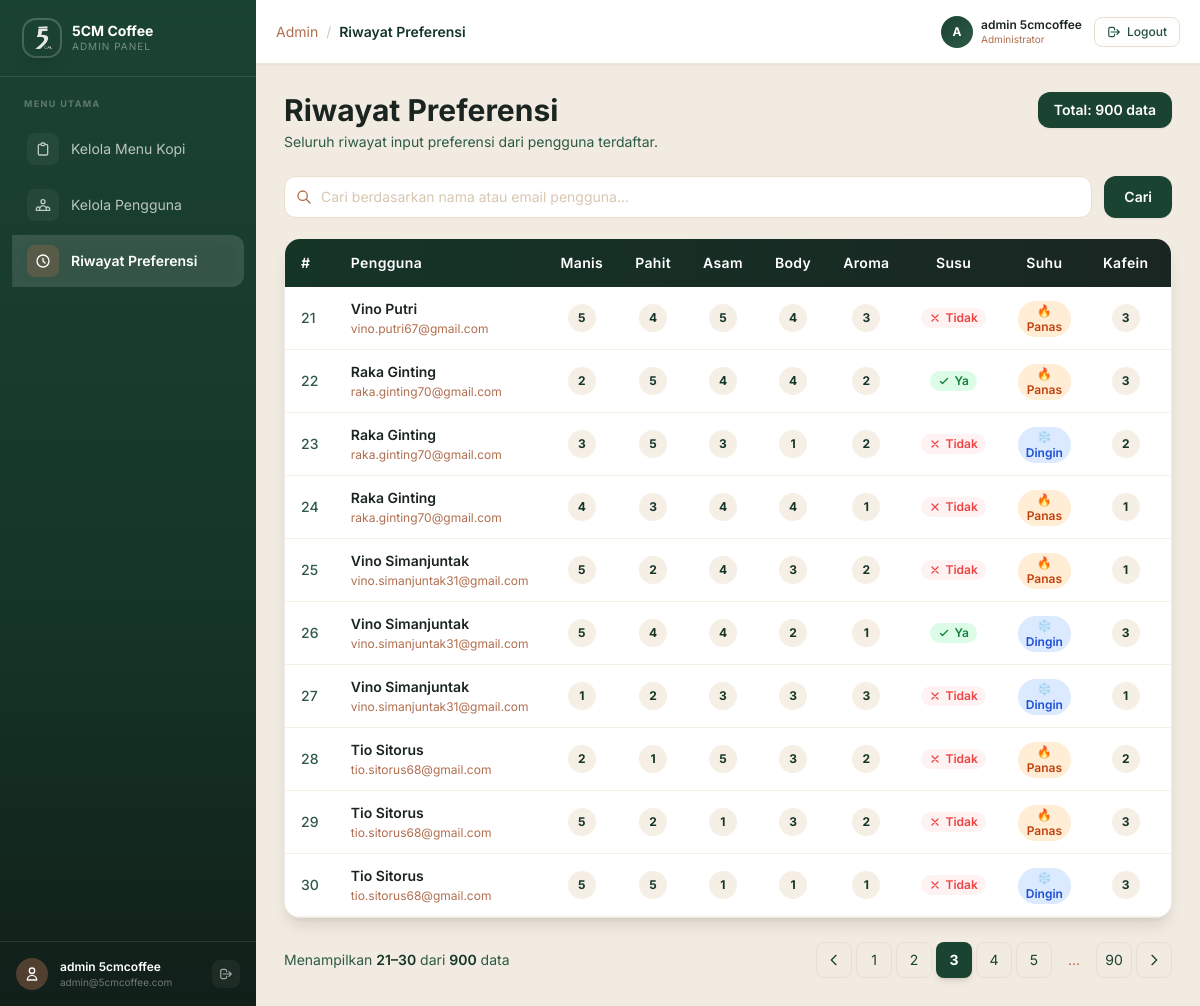
Page /admin-preferensi/?page=3 (signed in) on the earlier database version.
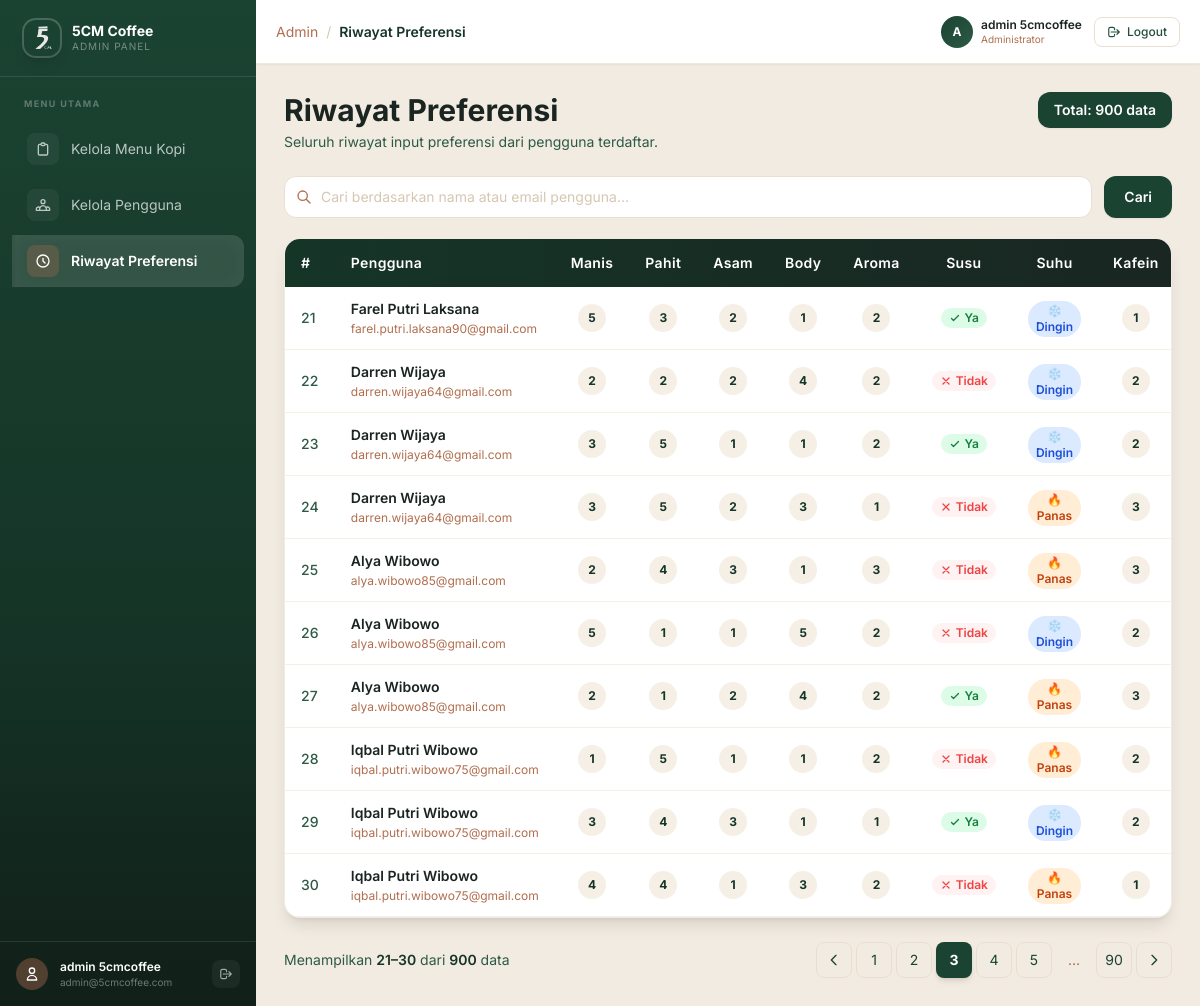
Same page on the later database version.
### recommendation/models.py (models this page shows, shortened)
class Preferensi(models.Model):
    id_preferensi = models.AutoField(primary_key=True)
    id_user = models.ForeignKey(User, on_delete=models.CASCADE, db_column='id_user')
    kemanisan = models.IntegerField()
    kepahitan = models.IntegerField()
    keasaman = models.IntegerField()
    body = models.IntegerField()
    aroma = models.IntegerField()
    susu = models.BooleanField()
    suhu = models.BooleanField()
    jenis_kopi = models.IntegerField()
    kafein = models.IntegerField()
    created_at = models.DateTimeField(auto_now_add=True)
    class Meta:
        db_table = 'preferensi'
        verbose_name = 'Preferensi'
        verbose_name_plural = 'Preferensi'

class User(AbstractBaseUser, PermissionsMixin):
    id_user = models.AutoField(primary_key=True)
    nama = models.CharField(max_length=100)
    email = models.EmailField(max_length=100, unique=True)
    is_active = models.BooleanField(default=True)
    is_staff = models.BooleanField(default=False)
    objects = UserManager()
    USERNAME_FIELD = 'email'
    REQUIRED_FIELDS = ['nama']
    class Meta:
        db_table = 'user'
        verbose_name = 'User'
        verbose_name_plural = 'User'

### recommendation/views.py (the view, shortened to what this page needs)
# urls.py: path('admin-preferensi/', views.admin_preferensi, name='admin_preferensi'),
@login_required
def admin_preferensi(request):
    if not request.user.is_staff:
        return redirect('recommendation:form')
    preferensi_list = Preferensi.objects.select_related('id_user').order_by('-created_at')
    search_query = request.GET.get('q', '').strip()
    paginator = Paginator(preferensi_list, 10)
    page_number = request.GET.get('page')
    page_obj = paginator.get_page(page_number)
    return render(request, 'recommendation/admin_preferensi.html', {
        'page_obj': page_obj,
        'search_query': search_query,
        'total': preferensi_list.count(),
    })

### recommendation/templates/recommendation/admin_preferensi.html (shortened to what the changed rows need)
{% extends 'recommendation/base_admin.html' %}
{% block admin_content %}
<div class="flex items-start justify-between mb-6">
    <div>
        <h1 class="text-3xl font-bold text-coffee-800 mb-1">Riwayat Preferensi</h1>
    </div>
</div>
<div class="bg-white rounded-2xl shadow-lg border border-coffee-100/60 overflow-hidden">
    <div class="overflow-x-auto">
        <table class="w-full text-sm">
            <thead>
                <tr class="bg-gradient-to-r from-coffee-700 to-coffee-800 text-white">
                    <th class="py-3.5 px-4 text-left font-semibold tracking-wide">#</th>
                    <th class="py-3.5 px-4 text-left font-semibold tracking-wide">Pengguna</th>
                    <th class="py-3.5 px-4 text-center font-semibold tracking-wide">Manis</th>
                    <th class="py-3.5 px-4 text-center font-semibold tracking-wide">Pahit</th>
                    <th class="py-3.5 px-4 text-center font-semibold tracking-wide">Asam</th>
                    <th class="py-3.5 px-4 text-center font-semibold tracking-wide">Body</th>
                    <th class="py-3.5 px-4 text-center font-semibold tracking-wide">Aroma</th>
                    <th class="py-3.5 px-4 text-center font-semibold tracking-wide">Susu</th>
                    <th class="py-3.5 px-4 text-center font-semibold tracking-wide">Suhu</th>
                    <th class="py-3.5 px-4 text-center font-semibold tracking-wide">Kafein</th>
                    <th class="py-3.5 px-4 text-left font-semibold tracking-wide">Waktu</th>
                </tr>
            </thead>
            <tbody>
                {% for pref in page_obj %}
                <tr class="border-b border-coffee-50 hover:bg-cream-50 transition-colors">
                    <td class="py-3 px-4 text-coffee-400 font-medium">
                        {{ page_obj.start_index|add:forloop.counter0 }}
                    </td>
                    <td class="py-3 px-4">
                        <div class="font-semibold text-coffee-800">{{ pref.id_user.nama }}</div>
                        <div class="text-xs text-coffee-300 mt-0.5">{{ pref.id_user.email }}</div>
                    </td>
                    <td class="py-3 px-4 text-center">
                        <span class="inline-block w-7 h-7 rounded-full bg-coffee-50 text-coffee-700 font-bold text-xs leading-7">{{ pref.kemanisan }}</span>
                    </td>
                    <td class="py-3 px-4 text-center">
                        <span class="inline-block w-7 h-7 rounded-full bg-coffee-50 text-coffee-700 font-bold text-xs leading-7">{{ pref.kepahitan }}</span>
                    </td>
                    <td class="py-3 px-4 text-center">
                        <span class="inline-block w-7 h-7 rounded-full bg-coffee-50 text-coffee-700 font-bold text-xs leading-7">{{ pref.keasaman }}</span>
                    </td>
                    <td class="py-3 px-4 text-center">
                        <span class="inline-block w-7 h-7 rounded-full bg-coffee-50 text-coffee-700 font-bold text-xs leading-7">{{ pref.body }}</span>
                    </td>
                    <td class="py-3 px-4 text-center">
                        <span class="inline-block w-7 h-7 rounded-full bg-coffee-50 text-coffee-700 font-bold text-xs leading-7">{{ pref.aroma }}</span>
                    </td>
                    <td class="py-3 px-4 text-center">
                        {% if pref.susu %}
                        <span class="inline-flex items-center gap-1 text-xs bg-green-100 text-green-700 px-2 py-0.5 rounded-full font-semibold">
                            <svg xmlns="http://www.w3.org/2000/svg" class="h-3 w-3" fill="none" viewBox="0 0 24 24" stroke="currentColor" stroke-width="2.5"><path stroke-linecap="round" stroke-linejoin="round" d="M5 13l4 4L19 7"/></svg>
                            Ya
                        </span>
                        {% else %}
                        <span class="inline-flex items-center gap-1 text-xs bg-red-50 text-red-500 px-2 py-0.5 rounded-full font-semibold">
                            <svg xmlns="http://www.w3.org/2000/svg" class="h-3 w-3" fill="none" viewBox="0 0 24 24" stroke="currentColor" stroke-width="2.5"><path stroke-linecap="round" stroke-linejoin="round" d="M6 18L18 6M6 6l12 12"/></svg>
                            Tidak
                        </span>
                        {% endif %}
                    </td>
                    <td class="py-3 px-4 text-center">
                        {% if pref.suhu %}
                        <span class="inline-flex items-center gap-1 text-xs bg-orange-100 text-orange-700 px-2 py-0.5 rounded-full font-semibold">🔥 Panas</span>
                        {% else %}
                        <span class="inline-flex items-center gap-1 text-xs bg-blue-100 text-blue-700 px-2 py-0.5 rounded-full font-semibold">❄️ Dingin</span>
                        {% endif %}
                    </td>
                    <td class="py-3 px-4 text-center">
                        <span class="inline-block w-7 h-7 rounded-full bg-coffee-50 text-coffee-700 font-bold text-xs leading-7">{{ pref.kafein }}</span>
                    </td>
                    <td class="py-3 px-4 text-xs text-coffee-400 whitespace-nowrap">
                        {{ pref.created_at|date:"d M Y" }}<br>
                    </td>
                </tr>
                {% endfor %}
            </tbody>
        </table>
    </div>
</div>
{% if page_obj.paginator.num_pages > 1 %}
<div class="mt-6 flex items-center justify-between">
    <nav class="flex items-center gap-1">
        {% if page_obj.has_previous %}
        <a href="?page={{ page_obj.previous_page_number }}{% if search_query %}&q={{ search_query }}{% endif %}"
           class="flex items-center justify-center w-9 h-9 rounded-lg border border-coffee-100 text-coffee-600 hover:bg-coffee-50 transition-colors">
            <svg xmlns="http://www.w3.org/2000/svg" class="h-4 w-4" fill="none" viewBox="0 0 24 24" stroke="currentColor" stroke-width="2">
                <path stroke-linecap="round" stroke-linejoin="round" d="M15 19l-7-7 7-7" />
            </svg>
        </a>
        {% endif %}
        {% for num in page_obj.paginator.page_range %}
            {% if page_obj.number == num %}
            <span class="flex items-center justify-center w-9 h-9 rounded-lg bg-coffee-600 text-white font-bold text-sm shadow-md">
                {{ num }}
            </span>
            {% elif num > page_obj.number|add:'-3' and num < page_obj.number|add:'3' %}
            <a href="?page={{ num }}{% if search_query %}&q={{ search_query }}{% endif %}"
               class="flex items-center justify-center w-9 h-9 rounded-lg border border-coffee-100 text-coffee-600 hover:bg-coffee-50 transition-colors text-sm">
                {{ num }}
            </a>
            {% elif num == 1 or num == page_obj.paginator.num_pages %}
            <a href="?page={{ num }}{% if search_query %}&q={{ search_query }}{% endif %}"
               class="flex items-center justify-center w-9 h-9 rounded-lg border border-coffee-100 text-coffee-600 hover:bg-coffee-50 transition-colors text-sm">
                {{ num }}
            </a>
            {% elif num == page_obj.number|add:'-3' or num == page_obj.number|add:'3' %}
            <span class="flex items-center justify-center w-9 h-9 text-coffee-300 text-sm">…</span>
            {% endif %}
        {% endfor %}
        {% if page_obj.has_next %}
        <a href="?page={{ page_obj.next_page_number }}{% if search_query %}&q={{ search_query }}{% endif %}"
           class="flex items-center justify-center w-9 h-9 rounded-lg border border-coffee-100 text-coffee-600 hover:bg-coffee-50 transition-colors">
            <svg xmlns="http://www.w3.org/2000/svg" class="h-4 w-4" fill="none" viewBox="0 0 24 24" stroke="currentColor" stroke-width="2">
                <path stroke-linecap="round" stroke-linejoin="round" d="M9 5l7 7-7 7" />
            </svg>
        </a>
        {% endif %}
    </nav>
</div>
{% endif %}
{% endblock %}

Differences in the rows shown:
removed Preferensi: start_index|add "21", id_user.nama "Vino Putri", id_user.email "vino.putri67@gmail.com", kemanisan "5", kepahitan "4", keasaman "5", body "4", aroma "3", susu False (drawn), suhu "🔥 Panas", kafein "3"
removed Preferensi: start_index|add "22", id_user.nama "Raka Ginting", id_user.email "raka.ginting70@gmail.com", kemanisan "2", kepahitan "5", keasaman "4", body "4", aroma "2", susu True (drawn), suhu "🔥 Panas", kafein "3"
removed Preferensi: start_index|add "23", id_user.nama "Raka Ginting", id_user.email "raka.ginting70@gmail.com", kemanisan "3", kepahitan "5", keasaman "3", body "1", aroma "2", susu False (drawn), suhu "❄️ Dingin", kafein "2"
removed Preferensi: start_index|add "24", id_user.nama "Raka Ginting", id_user.email "raka.ginting70@gmail.com", kemanisan "4", kepahitan "3", keasaman "4", body "4", aroma "1", susu False (drawn), suhu "🔥 Panas", kafein "1"
removed Preferensi: start_index|add "25", id_user.nama "Vino Simanjuntak", id_user.email "vino.simanjuntak31@gmail.com", kemanisan "5", kepahitan "2", keasaman "4", body "3", aroma "2", susu False (drawn), suhu "🔥 Panas", kafein "1"
removed Preferensi: start_index|add "26", id_user.nama "Vino Simanjuntak", id_user.email "vino.simanjuntak31@gmail.com", kemanisan "5", kepahitan "4", keasaman "4", body "2", aroma "1", susu True (drawn), suhu "❄️ Dingin", kafein "3"
removed Preferensi: start_index|add "27", id_user.nama "Vino Simanjuntak", id_user.email "vino.simanjuntak31@gmail.com", kemanisan "1", kepahitan "2", keasaman "3", body "3", aroma "3", susu False (drawn), suhu "❄️ Dingin", kafein "1"
removed Preferensi: start_index|add "28", id_user.nama "Tio Sitorus", id_user.email "tio.sitorus68@gmail.com", kemanisan "2", kepahitan "1", keasaman "5", body "3", aroma "2", susu False (drawn), suhu "🔥 Panas", kafein "2"
removed Preferensi: start_index|add "29", id_user.nama "Tio Sitorus", id_user.email "tio.sitorus68@gmail.com", kemanisan "5", kepahitan "2", keasaman "1", body "3", aroma "2", susu False (drawn), suhu "🔥 Panas", kafein "3"
removed Preferensi: start_index|add "30", id_user.nama "Tio Sitorus", id_user.email "tio.sitorus68@gmail.com", kemanisan "5", kepahitan "5", keasaman "1", body "1", aroma "1", susu False (drawn), suhu "❄️ Dingin", kafein "3"
added Preferensi: start_index|add "21", id_user.nama "Farel Putri Laksana", id_user.email "farel.putri.laksana90@gmail.com", kemanisan "5", kepahitan "3", keasaman "2", body "1", aroma "2", susu True (drawn), suhu "❄️ Dingin", kafein "1"
added Preferensi: start_index|add "22", id_user.nama "Darren Wijaya", id_user.email "darren.wijaya64@gmail.com", kemanisan "2", kepahitan "2", keasaman "2", body "4", aroma "2", susu False (drawn), suhu "❄️ Dingin", kafein "2"
added Preferensi: start_index|add "23", id_user.nama "Darren Wijaya", id_user.email "darren.wijaya64@gmail.com", kemanisan "3", kepahitan "5", keasaman "1", body "1", aroma "2", susu True (drawn), suhu "❄️ Dingin", kafein "2"
added Preferensi: start_index|add "24", id_user.nama "Darren Wijaya", id_user.email "darren.wijaya64@gmail.com", kemanisan "3", kepahitan "5", keasaman "2", body "3", aroma "1", susu False (drawn), suhu "🔥 Panas", kafein "3"
added Preferensi: start_index|add "25", id_user.nama "Alya Wibowo", id_user.email "alya.wibowo85@gmail.com", kemanisan "2", kepahitan "4", keasaman "3", body "1", aroma "3", susu False (drawn), suhu "🔥 Panas", kafein "3"
added Preferensi: start_index|add "26", id_user.nama "Alya Wibowo", id_user.email "alya.wibowo85@gmail.com", kemanisan "5", kepahitan "1", keasaman "1", body "5", aroma "2", susu False (drawn), suhu "❄️ Dingin", kafein "2"
added Preferensi: start_index|add "27", id_user.nama "Alya Wibowo", id_user.email "alya.wibowo85@gmail.com", kemanisan "2", kepahitan "1", keasaman "2", body "4", aroma "2", susu True (drawn), suhu "🔥 Panas", kafein "3"
added Preferensi: start_index|add "28", id_user.nama "Iqbal Putri Wibowo", id_user.email "iqbal.putri.wibowo75@gmail.com", kemanisan "1", kepahitan "5", keasaman "1", body "1", aroma "2", susu False (drawn), suhu "🔥 Panas", kafein "2"
added Preferensi: start_index|add "29", id_user.nama "Iqbal Putri Wibowo", id_user.email "iqbal.putri.wibowo75@gmail.com", kemanisan "3", kepahitan "4", keasaman "3", body "1", aroma "1", susu True (drawn), suhu "❄️ Dingin", kafein "2"
added Preferensi: start_index|add "30", id_user.nama "Iqbal Putri Wibowo", id_user.email "iqbal.putri.wibowo75@gmail.com", kemanisan "4", kepahitan "4", keasaman "1", body "3", aroma "2", susu False (drawn), suhu "🔥 Panas", kafein "1"
